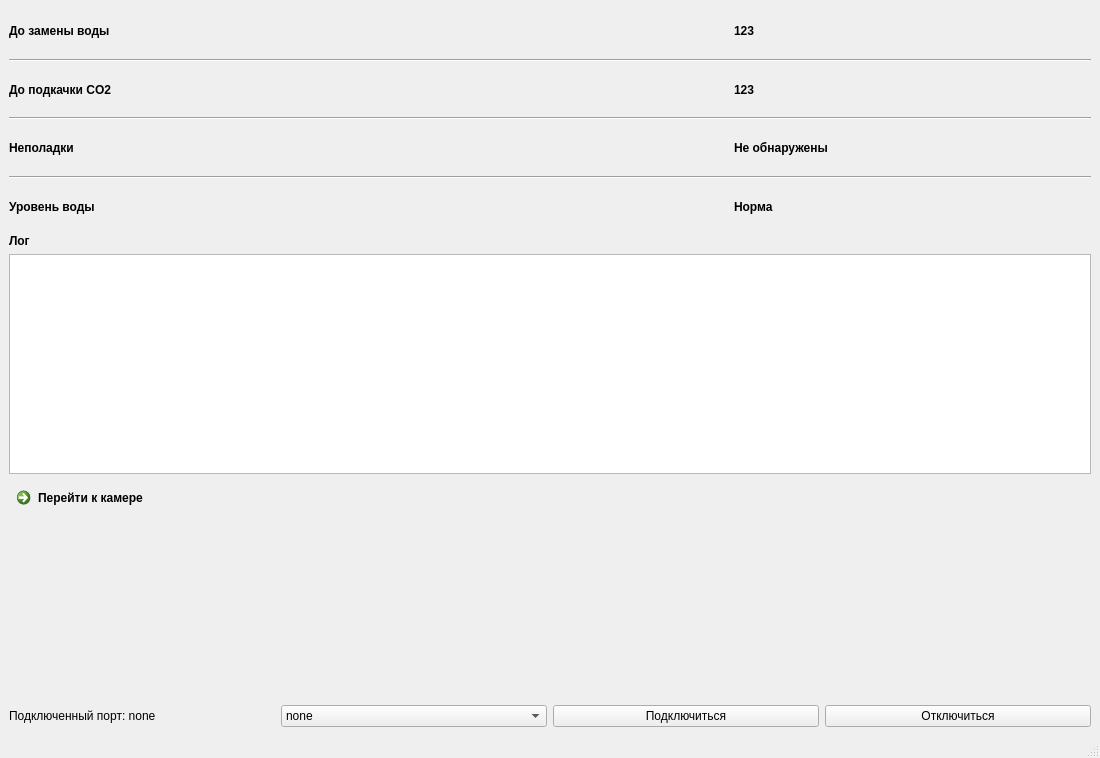
<?xml version="1.0" encoding="UTF-8"?>
<ui version="4.0">
 <class>MainWindow</class>
 <widget class="QMainWindow" name="MainWindow">
  <property name="geometry">
   <rect>
    <x>0</x>
    <y>0</y>
    <width>1100</width>
    <height>758</height>
   </rect>
  </property>
  <property name="windowTitle">
   <string>MainWindow</string>
  </property>
  <widget class="QWidget" name="centralwidget">
   <layout class="QVBoxLayout" name="verticalLayout">
    <item>
     <layout class="QGridLayout" name="gridLayout">
      <item row="2" column="0">
       <widget class="QLabel" name="label_2">
        <property name="sizePolicy">
         <sizepolicy hsizetype="Minimum" vsizetype="Minimum">
          <horstretch>0</horstretch>
          <verstretch>0</verstretch>
         </sizepolicy>
        </property>
        <property name="font">
         <font>
          <family>Arial</family>
          <weight>75</weight>
          <bold>true</bold>
         </font>
        </property>
        <property name="text">
         <string>До подкачки CO2</string>
        </property>
       </widget>
      </item>
      <item row="2" column="2">
       <widget class="QLabel" name="co2time">
        <property name="font">
         <font>
          <family>Arial</family>
          <weight>75</weight>
          <bold>true</bold>
         </font>
        </property>
        <property name="text">
         <string>123</string>
        </property>
       </widget>
      </item>
      <item row="0" column="2">
       <widget class="QLabel" name="w_time">
        <property name="font">
         <font>
          <family>Arial</family>
          <weight>75</weight>
          <bold>true</bold>
         </font>
        </property>
        <property name="text">
         <string>123</string>
        </property>
       </widget>
      </item>
      <item row="1" column="0" colspan="3">
       <widget class="Line" name="line">
        <property name="orientation">
         <enum>Qt::Horizontal</enum>
        </property>
       </widget>
      </item>
      <item row="4" column="2">
       <widget class="QLabel" name="malf">
        <property name="font">
         <font>
          <family>Arial</family>
          <weight>75</weight>
          <bold>true</bold>
         </font>
        </property>
        <property name="text">
         <string>Не обнаружены</string>
        </property>
       </widget>
      </item>
      <item row="4" column="0">
       <widget class="QLabel" name="label_3">
        <property name="font">
         <font>
          <family>Arial</family>
          <weight>75</weight>
          <bold>true</bold>
         </font>
        </property>
        <property name="text">
         <string>Неполадки</string>
        </property>
       </widget>
      </item>
      <item row="0" column="0">
       <widget class="QLabel" name="label">
        <property name="sizePolicy">
         <sizepolicy hsizetype="Minimum" vsizetype="Minimum">
          <horstretch>0</horstretch>
          <verstretch>0</verstretch>
         </sizepolicy>
        </property>
        <property name="font">
         <font>
          <family>Arial</family>
          <weight>75</weight>
          <bold>true</bold>
         </font>
        </property>
        <property name="text">
         <string>До замены воды</string>
        </property>
       </widget>
      </item>
      <item row="3" column="0" colspan="3">
       <widget class="Line" name="line_2">
        <property name="orientation">
         <enum>Qt::Horizontal</enum>
        </property>
       </widget>
      </item>
      <item row="5" column="0" colspan="3">
       <widget class="Line" name="line_3">
        <property name="orientation">
         <enum>Qt::Horizontal</enum>
        </property>
       </widget>
      </item>
      <item row="6" column="0">
       <widget class="QLabel" name="label_4">
        <property name="font">
         <font>
          <family>Arial</family>
          <weight>75</weight>
          <bold>true</bold>
         </font>
        </property>
        <property name="text">
         <string>Уровень воды</string>
        </property>
       </widget>
      </item>
      <item row="6" column="2">
       <widget class="QLabel" name="alarm">
        <property name="font">
         <font>
          <family>Arial</family>
          <weight>75</weight>
          <bold>true</bold>
         </font>
        </property>
        <property name="text">
         <string>Норма</string>
        </property>
       </widget>
      </item>
      <item row="0" column="1">
       <spacer name="horizontalSpacer">
        <property name="orientation">
         <enum>Qt::Horizontal</enum>
        </property>
        <property name="sizeType">
         <enum>QSizePolicy::Minimum</enum>
        </property>
        <property name="sizeHint" stdset="0">
         <size>
          <width>40</width>
          <height>20</height>
         </size>
        </property>
       </spacer>
      </item>
     </layout>
    </item>
    <item>
     <widget class="QLabel" name="label_5">
      <property name="sizePolicy">
       <sizepolicy hsizetype="Minimum" vsizetype="Maximum">
        <horstretch>0</horstretch>
        <verstretch>0</verstretch>
       </sizepolicy>
      </property>
      <property name="font">
       <font>
        <family>Arial</family>
        <pointsize>9</pointsize>
        <weight>75</weight>
        <bold>true</bold>
       </font>
      </property>
      <property name="text">
       <string>Лог</string>
      </property>
     </widget>
    </item>
    <item>
     <widget class="QListWidget" name="logtab">
      <property name="sizePolicy">
       <sizepolicy hsizetype="Expanding" vsizetype="Minimum">
        <horstretch>0</horstretch>
        <verstretch>0</verstretch>
       </sizepolicy>
      </property>
     </widget>
    </item>
    <item>
     <widget class="QCommandLinkButton" name="commandLinkButton">
      <property name="text">
       <string>Перейти к камере</string>
      </property>
     </widget>
    </item>
    <item>
     <layout class="QHBoxLayout" name="horizontalLayout">
      <item>
       <widget class="QLabel" name="portlabel">
        <property name="text">
         <string>Подключенный порт: none</string>
        </property>
       </widget>
      </item>
      <item>
       <widget class="QComboBox" name="ports">
        <item>
         <property name="text">
          <string>none</string>
         </property>
        </item>
       </widget>
      </item>
      <item>
       <widget class="QPushButton" name="con">
        <property name="text">
         <string>Подключиться</string>
        </property>
       </widget>
      </item>
      <item>
       <widget class="QPushButton" name="portclose">
        <property name="text">
         <string>Отключиться</string>
        </property>
       </widget>
      </item>
     </layout>
    </item>
   </layout>
  </widget>
  <widget class="QStatusBar" name="statusbar"/>
 </widget>
 <resources/>
 <connections/>
</ui>
